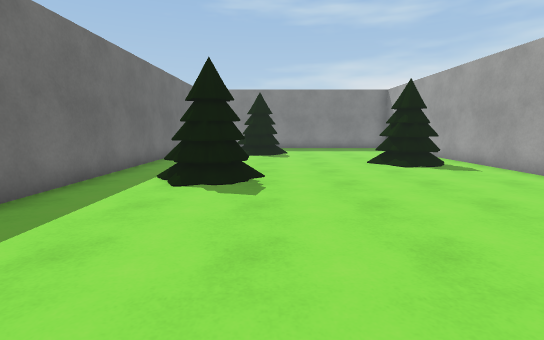
view 1 (above)

12 first-person views from a walk through a Unity game level. The camera is 1.3 m above the floor, tilts 8° down and sees 85° across. The floor is counted in squares, 1 m on a side. Each view is taken from the middle of a square. On the plan, view 1 faces up. The plan holds only what a view shows up to about 14 squares ahead; the rest is blank. The place goes on beyond the plan. The player character is not drawn. Surface patterns are stand-ins for the level's own textures.

view 2
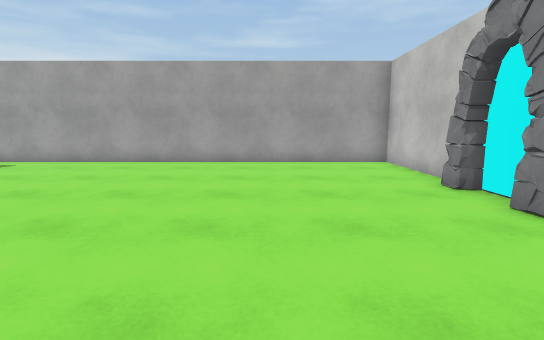

view 3
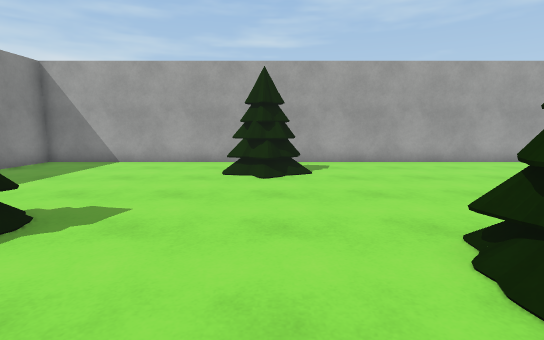

view 4
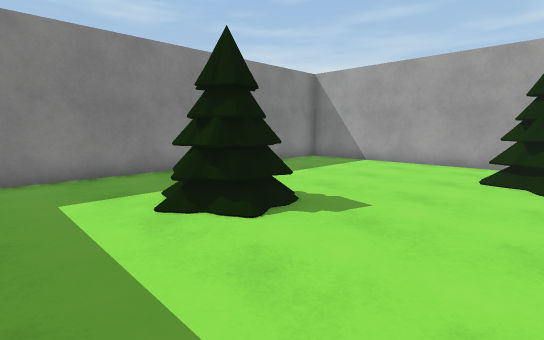

view 5
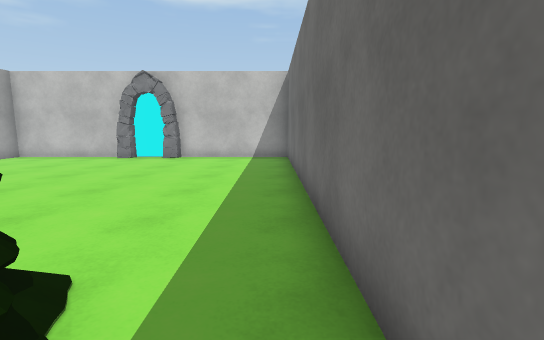

view 6
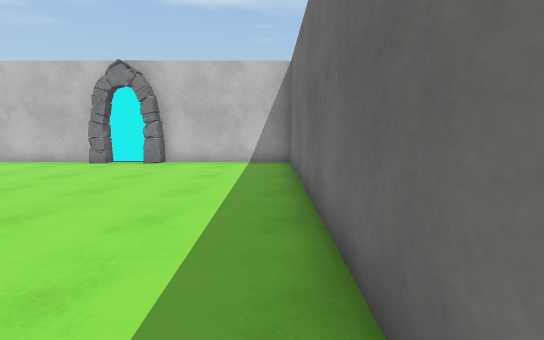

view 7
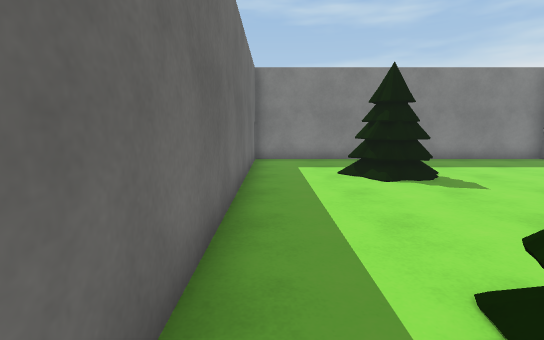

view 8
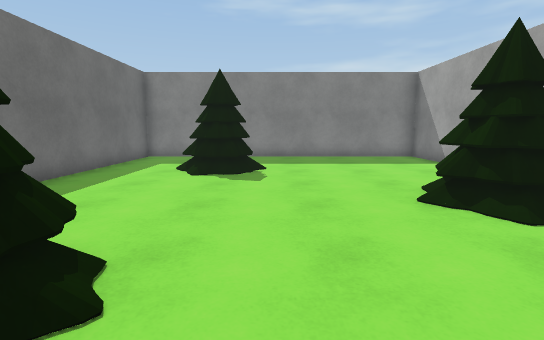

view 9
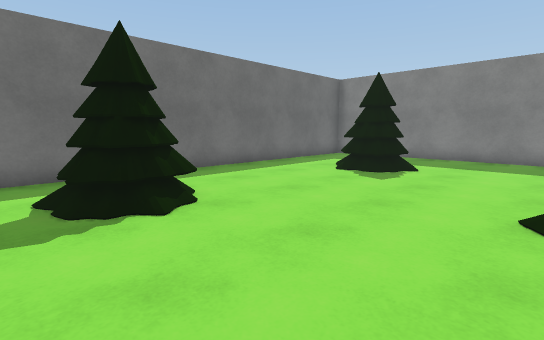

view 10
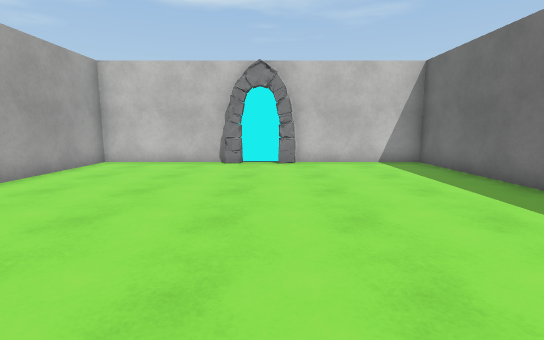

view 11
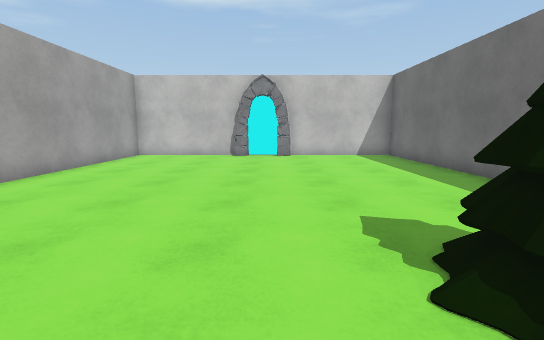

view 12
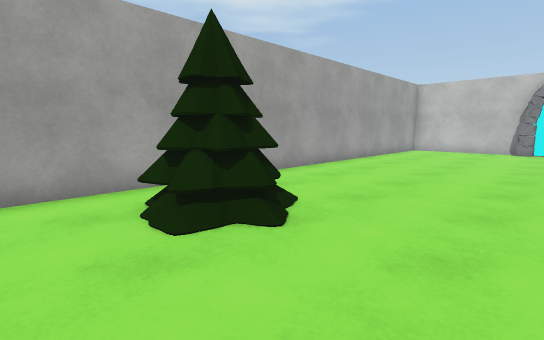

### Floor plan
Points are (right, up) in squares from view 1. A wall is a line through its corners. A room is listed if a view was taken in it or the views show most of it. See-through windows are left out.
Room 1 (views 1, 2, 3, 4, 5, 6, 7, 8, 9, 10, 11, 12)
walls: (2.6, -4.5) (7.5, -4.5) (7.5, 19.7) (-4.7, 19.7) (-4.7, -4.5) (0.2, -4.5)
objects: other object (-3, 7) to (-1, 9); other object (-2, 15) to (0, 16); other object (0, -4) to (3, -4); other object (4, 10) to (6, 12)

Positions as (right, up) in squares from view 1, and headings:
1: (0, 0), facing up
2: (-4, 0), facing right
3: (-4, 11), facing right
4: (-4, 11), facing up-right
5: (-4, 9), facing down
6: (-4, 7), facing down
7: (-4, 7), facing up
8: (1, 6), facing up
9: (4, 6), facing up-left
10: (1, 7), facing down
11: (1, 10), facing down
12: (1, 14), facing down-right
